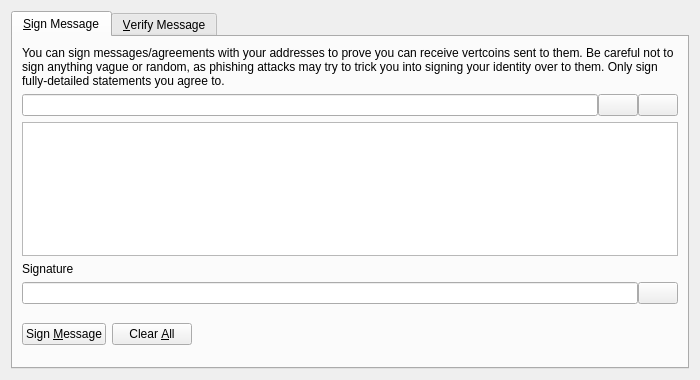
<?xml version="1.0" encoding="UTF-8"?>
<ui version="4.0">
 <class>SignVerifyMessageDialog</class>
 <widget class="QDialog" name="SignVerifyMessageDialog">
  <property name="geometry">
   <rect>
    <x>0</x>
    <y>0</y>
    <width>700</width>
    <height>380</height>
   </rect>
  </property>
  <property name="windowTitle">
   <string>Signatures - Sign / Verify a Message</string>
  </property>
  <property name="modal">
   <bool>true</bool>
  </property>
  <layout class="QVBoxLayout" name="verticalLayout">
   <item>
    <widget class="QTabWidget" name="tabWidget">
     <property name="currentIndex">
      <number>0</number>
     </property>
     <widget class="QWidget" name="tabSignMessage">
      <attribute name="title">
       <string>&amp;Sign Message</string>
      </attribute>
      <layout class="QVBoxLayout" name="verticalLayout_SM">
       <item>
        <widget class="QLabel" name="infoLabel_SM">
         <property name="text">
          <string>You can sign messages/agreements with your addresses to prove you can receive vertcoins sent to them. Be careful not to sign anything vague or random, as phishing attacks may try to trick you into signing your identity over to them. Only sign fully-detailed statements you agree to.</string>
         </property>
         <property name="textFormat">
          <enum>Qt::PlainText</enum>
         </property>
         <property name="wordWrap">
          <bool>true</bool>
         </property>
        </widget>
       </item>
       <item>
        <layout class="QHBoxLayout" name="horizontalLayout_1_SM">
         <property name="spacing">
          <number>0</number>
         </property>
         <item>
          <widget class="QValidatedLineEdit" name="addressIn_SM">
           <property name="toolTip">
            <string>The Vertcoin address to sign the message with</string>
           </property>
          </widget>
         </item>
         <item>
          <widget class="QPushButton" name="addressBookButton_SM">
           <property name="toolTip">
            <string>Choose previously used address</string>
           </property>
           <property name="text">
            <string/>
           </property>
           <property name="icon">
            <iconset resource="../bitcoin.qrc">
             <normaloff>:/icons/address-book</normaloff>:/icons/address-book</iconset>
           </property>
           <property name="shortcut">
            <string>Alt+A</string>
           </property>
           <property name="autoDefault">
            <bool>false</bool>
           </property>
          </widget>
         </item>
         <item>
          <widget class="QPushButton" name="pasteButton_SM">
           <property name="toolTip">
            <string>Paste address from clipboard</string>
           </property>
           <property name="text">
            <string/>
           </property>
           <property name="icon">
            <iconset resource="../bitcoin.qrc">
             <normaloff>:/icons/editpaste</normaloff>:/icons/editpaste</iconset>
           </property>
           <property name="shortcut">
            <string>Alt+P</string>
           </property>
           <property name="autoDefault">
            <bool>false</bool>
           </property>
          </widget>
         </item>
        </layout>
       </item>
       <item>
        <widget class="QPlainTextEdit" name="messageIn_SM">
         <property name="toolTip">
          <string>Enter the message you want to sign here</string>
         </property>
        </widget>
       </item>
       <item>
        <widget class="QLabel" name="signatureLabel_SM">
         <property name="text">
          <string>Signature</string>
         </property>
         <property name="textFormat">
          <enum>Qt::PlainText</enum>
         </property>
        </widget>
       </item>
       <item>
        <layout class="QHBoxLayout" name="horizontalLayout_2_SM">
         <property name="spacing">
          <number>0</number>
         </property>
         <item>
          <widget class="QLineEdit" name="signatureOut_SM">
           <property name="font">
            <font>
             <italic>true</italic>
            </font>
           </property>
           <property name="readOnly">
            <bool>true</bool>
           </property>
          </widget>
         </item>
         <item>
          <widget class="QPushButton" name="copySignatureButton_SM">
           <property name="toolTip">
            <string>Copy the current signature to the system clipboard</string>
           </property>
           <property name="text">
            <string/>
           </property>
           <property name="icon">
            <iconset resource="../bitcoin.qrc">
             <normaloff>:/icons/editcopy</normaloff>:/icons/editcopy</iconset>
           </property>
           <property name="autoDefault">
            <bool>false</bool>
           </property>
          </widget>
         </item>
        </layout>
       </item>
       <item>
        <layout class="QHBoxLayout" name="horizontalLayout_3_SM">
         <item>
          <widget class="QPushButton" name="signMessageButton_SM">
           <property name="toolTip">
            <string>Sign the message to prove you own this Vertcoin address</string>
           </property>
           <property name="text">
            <string>Sign &amp;Message</string>
           </property>
           <property name="icon">
            <iconset resource="../bitcoin.qrc">
             <normaloff>:/icons/edit</normaloff>:/icons/edit</iconset>
           </property>
           <property name="autoDefault">
            <bool>false</bool>
           </property>
          </widget>
         </item>
         <item>
          <widget class="QPushButton" name="clearButton_SM">
           <property name="toolTip">
            <string>Reset all sign message fields</string>
           </property>
           <property name="text">
            <string>Clear &amp;All</string>
           </property>
           <property name="icon">
            <iconset resource="../bitcoin.qrc">
             <normaloff>:/icons/remove</normaloff>:/icons/remove</iconset>
           </property>
           <property name="autoDefault">
            <bool>false</bool>
           </property>
          </widget>
         </item>
         <item>
          <spacer name="horizontalSpacer_1_SM">
           <property name="orientation">
            <enum>Qt::Horizontal</enum>
           </property>
           <property name="sizeHint" stdset="0">
            <size>
             <width>40</width>
             <height>48</height>
            </size>
           </property>
          </spacer>
         </item>
         <item>
          <widget class="QLabel" name="statusLabel_SM">
           <property name="font">
            <font>
             <weight>75</weight>
             <bold>true</bold>
            </font>
           </property>
           <property name="text">
            <string/>
           </property>
           <property name="wordWrap">
            <bool>true</bool>
           </property>
          </widget>
         </item>
         <item>
          <spacer name="horizontalSpacer_2_SM">
           <property name="orientation">
            <enum>Qt::Horizontal</enum>
           </property>
           <property name="sizeHint" stdset="0">
            <size>
             <width>40</width>
             <height>48</height>
            </size>
           </property>
          </spacer>
         </item>
        </layout>
       </item>
      </layout>
     </widget>
     <widget class="QWidget" name="tabVerifyMessage">
      <attribute name="title">
       <string>&amp;Verify Message</string>
      </attribute>
      <layout class="QVBoxLayout" name="verticalLayout_VM">
       <item>
        <widget class="QLabel" name="infoLabel_VM">
         <property name="text">
          <string>Enter the receiver's address, message (ensure you copy line breaks, spaces, tabs, etc. exactly) and signature below to verify the message. Be careful not to read more into the signature than what is in the signed message itself, to avoid being tricked by a man-in-the-middle attack. Note that this only proves the signing party receives with the address, it cannot prove sendership of any transaction!</string>
         </property>
         <property name="textFormat">
          <enum>Qt::PlainText</enum>
         </property>
         <property name="alignment">
          <set>Qt::AlignLeading|Qt::AlignLeft|Qt::AlignTop</set>
         </property>
         <property name="wordWrap">
          <bool>true</bool>
         </property>
        </widget>
       </item>
       <item>
        <layout class="QHBoxLayout" name="horizontalLayout_1_VM">
         <property name="spacing">
          <number>0</number>
         </property>
         <item>
          <widget class="QValidatedLineEdit" name="addressIn_VM">
           <property name="toolTip">
            <string>The Vertcoin address the message was signed with</string>
           </property>
          </widget>
         </item>
         <item>
          <widget class="QPushButton" name="addressBookButton_VM">
           <property name="toolTip">
            <string>Choose previously used address</string>
           </property>
           <property name="text">
            <string/>
           </property>
           <property name="icon">
            <iconset resource="../bitcoin.qrc">
             <normaloff>:/icons/address-book</normaloff>:/icons/address-book</iconset>
           </property>
           <property name="shortcut">
            <string>Alt+A</string>
           </property>
           <property name="autoDefault">
            <bool>false</bool>
           </property>
          </widget>
         </item>
        </layout>
       </item>
       <item>
        <widget class="QPlainTextEdit" name="messageIn_VM"/>
       </item>
       <item>
        <widget class="QValidatedLineEdit" name="signatureIn_VM"/>
       </item>
       <item>
        <layout class="QHBoxLayout" name="horizontalLayout_2_VM">
         <item>
          <widget class="QPushButton" name="verifyMessageButton_VM">
           <property name="toolTip">
            <string>Verify the message to ensure it was signed with the specified Vertcoin address</string>
           </property>
           <property name="text">
            <string>Verify &amp;Message</string>
           </property>
           <property name="icon">
            <iconset resource="../bitcoin.qrc">
             <normaloff>:/icons/transaction_0</normaloff>:/icons/transaction_0</iconset>
           </property>
           <property name="autoDefault">
            <bool>false</bool>
           </property>
          </widget>
         </item>
         <item>
          <widget class="QPushButton" name="clearButton_VM">
           <property name="toolTip">
            <string>Reset all verify message fields</string>
           </property>
           <property name="text">
            <string>Clear &amp;All</string>
           </property>
           <property name="icon">
            <iconset resource="../bitcoin.qrc">
             <normaloff>:/icons/remove</normaloff>:/icons/remove</iconset>
           </property>
           <property name="autoDefault">
            <bool>false</bool>
           </property>
          </widget>
         </item>
         <item>
          <spacer name="horizontalSpacer_1_VM">
           <property name="orientation">
            <enum>Qt::Horizontal</enum>
           </property>
           <property name="sizeHint" stdset="0">
            <size>
             <width>40</width>
             <height>48</height>
            </size>
           </property>
          </spacer>
         </item>
         <item>
          <widget class="QLabel" name="statusLabel_VM">
           <property name="font">
            <font>
             <weight>75</weight>
             <bold>true</bold>
            </font>
           </property>
           <property name="text">
            <string/>
           </property>
           <property name="wordWrap">
            <bool>true</bool>
           </property>
          </widget>
         </item>
         <item>
          <spacer name="horizontalSpacer_2_VM">
           <property name="orientation">
            <enum>Qt::Horizontal</enum>
           </property>
           <property name="sizeHint" stdset="0">
            <size>
             <width>40</width>
             <height>48</height>
            </size>
           </property>
          </spacer>
         </item>
        </layout>
       </item>
      </layout>
     </widget>
    </widget>
   </item>
  </layout>
 </widget>
 <customwidgets>
  <customwidget>
   <class>QValidatedLineEdit</class>
   <extends>QLineEdit</extends>
   <header>qvalidatedlineedit.h</header>
  </customwidget>
 </customwidgets>
 <resources>
  <include location="../bitcoin.qrc"/>
 </resources>
 <connections/>
</ui>
